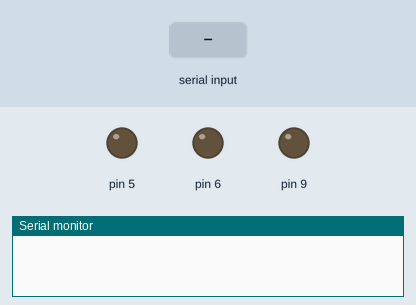
Recording of a sketch running on a simulated Arduino Uno, built with avr-gcc and run on an emulated ATmega328P. On the bench: output pins drawn as LEDs (lit = HIGH), the last lines printed to the serial monitor. The inputs (shaded band) are chosen by the test bench. WiFi joins after 1.5 s; servers stay silent unless stated.

Above: at 1.2 s.
1.3 s: "r90\n" received over Serial
At 2.2 s:
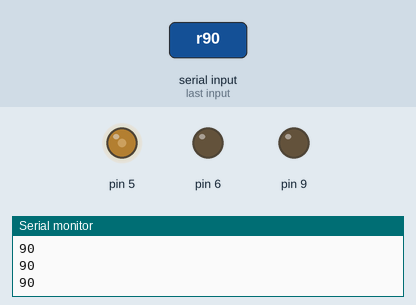
2.9 s: "g90\n" received over Serial
At 3.5 s:
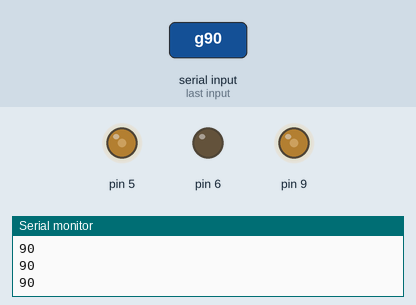
4.5 s: "r,45\n" received over Serial
At 5.5 s:
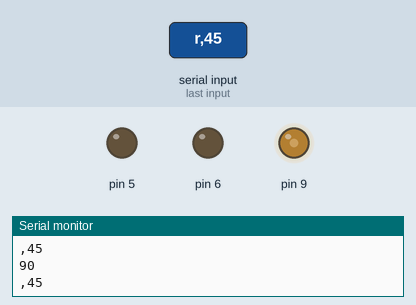
6.2 s: "b90\n" received over Serial
At 7.4 s:
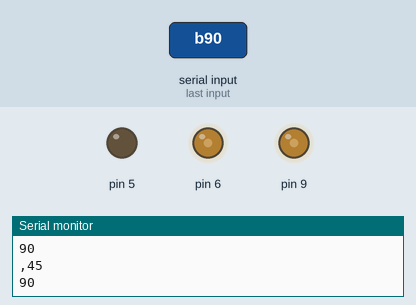
7.8 s: "g\n" received over Serial
At 8.4 s:
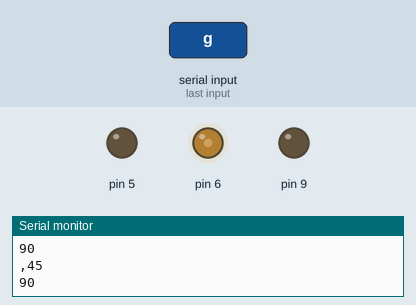
9.3 s: "r90\n" received over Serial
At 10.9 s:
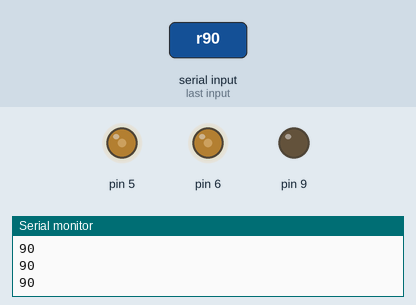
Timing chart, 0 to 11.9 s (numbered marks = the images above; inputs shaded):
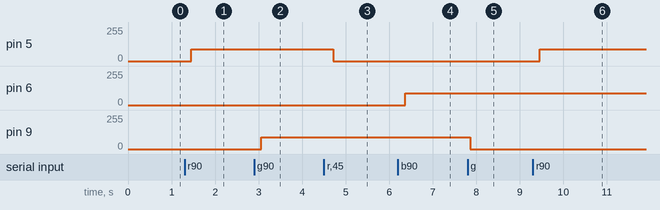

The sketch:

colorrx.ino
```cpp
#include <SPI.h>
#include <Ethernet.h>
#include <EthernetUdp.h>
byte mac[] = {   0x90, 0xA2, 0xDA, 0x00, 0x78, 0x19 };
IPAddress ip(192,168,1,149);
unsigned int localPort = 5005;
IPAddress RemIP(192,168,1,100);
unsigned int RemPort = 5005;
EthernetUDP Udp;
String hxdata = "";
String rxdata = "";
char endpack ='\n';
String red, green, blue;
String redv, greenv, bluev, hexv;
String hexcol;
int x = 0;

void setup() {
    Ethernet.begin(mac,ip);
    Udp.begin(localPort);
    Serial.begin(9600);
    pinMode(5, INPUT);
    pinMode(6, INPUT);
    pinMode(9, INPUT);
}

void loop() {
    while (Serial.available()) {
        int ch = Serial.read();
        if (ch == -1) {

        }
        else if (ch == endpack) {
            break;
            delay(50);
        }
        else {
            rxdata += (char) ch;
            delay(50);
        }
    }

  if (rxdata[0] == 'r'){
    red = rxdata;

  }
  else if (rxdata[0] == 'g'){
    green = rxdata;

  }
  else if (rxdata[0] == 'b'){
    blue = rxdata;

  }
  else if (rxdata[0] == 'h'){
    hexcol = rxdata;

  }
  else{

  }
  rxdata = "";
  hxdata = "";
  redv = red.substring(1,4);
  greenv = green.substring(1,4);
  bluev = blue.substring(1,4);
  hexv = hexcol.substring(1,7);
  Serial.println(redv);
  Serial.println(greenv);
  Serial.println(bluev);
  Serial.println(hexv);
  analogWrite(5, redv.toInt());   //5 red 6 blue 9 green
  analogWrite(6, bluev.toInt());
  analogWrite(9, greenv.toInt());
  x++;
  if (x == 20){
   Udp.beginPacket(RemIP, RemPort);
   Udp.print(hexv);
   Udp.endPacket();
   x=0;

 }
}
```

Measured:
- after the input at 1.3 s, pin 5: 0/255 → 90/255 after 0.16 s
- after the input at 2.9 s, pin 9: 0/255 → 90/255 after 0.16 s
- after the input at 4.5 s, pin 5: 90/255 → 0/255 after 0.21 s
- after the input at 6.2 s, pin 6: 0/255 → 90/255 after 0.16 s
- after the input at 7.8 s, pin 9: 90/255 → 0/255 after 0.06 s
- after the input at 9.3 s, pin 5: 0/255 → 90/255 after 0.16 s
